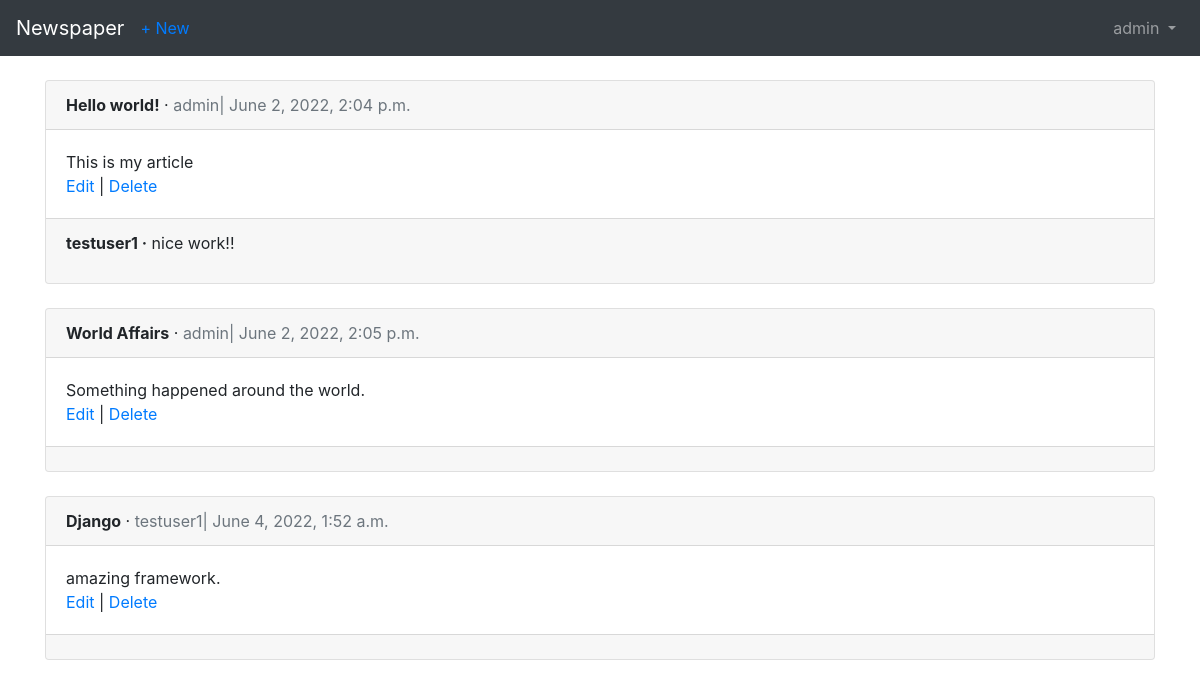
The page /articles/ (signed in) on the database its author committed.
### users/models.py (models this page shows)
class CustomUser(AbstractUser):
    age = models.PositiveIntegerField(null=True , blank=True)

### articles/models.py (models this page shows, shortened)
class Article(models.Model):
    title = models.CharField(max_length=255)
    body = models.TextField()
    date = models.DateTimeField(auto_now_add=True)
    author = models.ForeignKey(
        get_user_model(),
        on_delete=models.CASCADE
    )

class Comment(models.Model):
    article = models.ForeignKey(Article,on_delete=models.CASCADE,
    related_name= 'comments'
    )
    comment = models.CharField(max_length=200)
    author = models.ForeignKey(
        get_user_model(),
        on_delete=models.CASCADE
    )
    def __str__(self):
        return self.comment

### articles/views.py (the view)
# urls.py: path('', ArticleListView.as_view(), name='article_list'),
class ArticleListView(LoginRequiredMixin,ListView):
    model = Article
    template_name = "article_list.html"
    login_url = 'login'

### templates/article_list.html (shortened to what this page needs)
{% extends 'base.html' %}
{% block content %}
{% for article in object_list %}
<div class="card">
    <div class="card-header">
        <span class="font-weight-bold">{{ article.title}}</span> &middot;
        <span class="text-muted">{{ article.author}}|
            {{article.date}}</span>
    </div>
    <div class="card-body">
        {{article.body}}
        <br>
        <a href="{% url 'article_edit' article.pk %}">Edit</a> |
        <a href="{% url 'article_delete' article.pk %}">Delete</a>
    </div>
    <div class="card-footer">
        {% for comment in article.comments.all %}
        <p>
           <span class="font-weight-bold">{{ comment.author }} &middot;</span>
           {{ comment }}
        </p>
        {% endfor %}
    </div>
</div>
<br />
{% endfor %}
{% endblock content %}

### templates/base.html (shortened to what this page needs)
<!doctype html>
<html lang="en">
<head>
    <link rel="stylesheet" href="https://stackpath.bootstrapcdn.com/bootstrap/4.1.3/css/bootstrap.min.css">
</head>
<body>
    <nav class="navbar navbar-expand-md navbar-dark bg-dark mb-4">
        <a class="navbar-brand" href="{% url 'home' %}">Newspaper</a>
        {% if user.is_authenticated %}
        <ul class="navbar-nav mr-auto">
            <li class="nav-item"><a href="{% url 'article_new' %}">+ New</a></li>
        </ul>
        {% endif %}
        <div class="collapse navbar-collapse" id="navbarCollapse">
            {% if user.is_authenticated %}
            <ul class="navbar-nav ml-auto">
                <li class="nav-item">
                    <a class="nav-link dropdown-toggle" href="#" id="userMenu" data-toggle="dropdown"
                        aria-haspopup="true" aria-expanded="false">
                        {{ user.username }}
                    </a>
                </li>
            </ul>
            {% endif %}
        </div>
    </nav>
    <div class="container">
        {% block content %}
        {% endblock content %}
    </div>
</body>
</html>

### rows shown on the page
CustomUser: username "admin"
Article: title "Hello world!", author "admin", date "June 2, 2022, 2:04 p.m.", body "This is my article"
Comment: author "testuser1", comment "nice work!!"
Article: title "World Affairs", author "admin", date "June 2, 2022, 2:05 p.m.", body "Something happened around the world."
Article: title "Django", author "testuser1", date "June 4, 2022, 1:52 a.m.", body "amazing framework."
